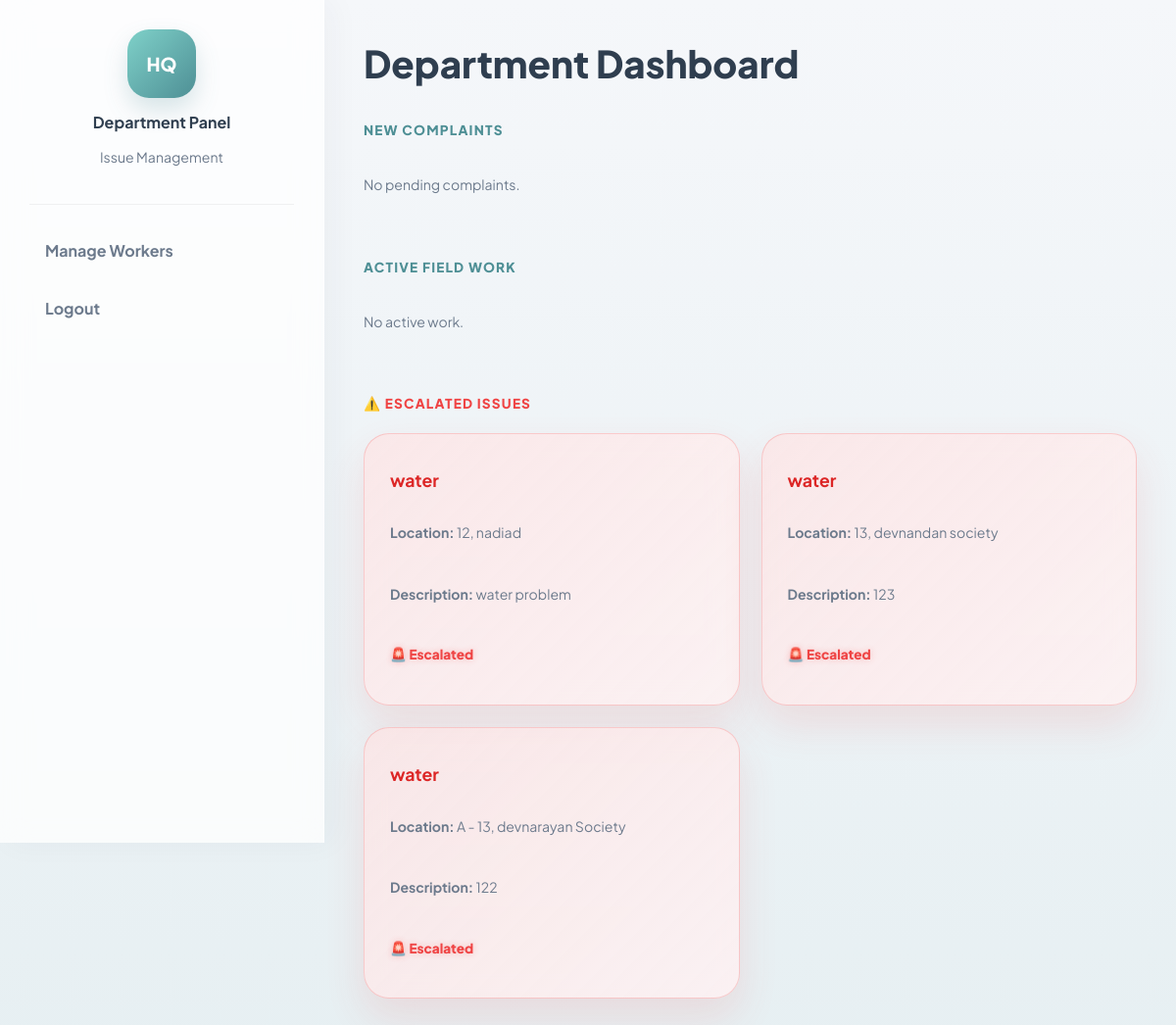
Page /department/ (signed in) on the committed database.
### reports/models.py (models this page shows, shortened)
class Issue(models.Model):
    ISSUE_TYPES = [
        ('road', 'Road Problem'),
        ('water', 'Water Supply'),
        ('electricity', 'Electricity'),
        ('garbage', 'Garbage'),
    ]
    STATUS_CHOICES = [
        ('pending', 'Pending'),
        ('in_progress', 'In Progress'),
        ('resolved', 'Resolved'),
    ]
    citizen = models.ForeignKey(User, on_delete=models.CASCADE)
    worker = models.ForeignKey(
        User,
        on_delete=models.SET_NULL,
        null=True,
        blank=True,
        related_name='assigned_worker'
    )
    description = models.TextField()
    issue_type = models.CharField(max_length=50, choices=ISSUE_TYPES)
    location = models.CharField(max_length=255)
    image = models.ImageField(upload_to='issues/', blank=True, null=True)
    status = models.CharField(max_length=20, choices=STATUS_CHOICES, default='pending')
    is_escalated = models.BooleanField(default=False)
    deadline = models.DateTimeField(null=True, blank=True)
    created_at = models.DateTimeField(auto_now_add=True)

### frontend/views.py (the view, shortened to what this page needs)
# urls.py: path('department/', views.department, name='department'),
@login_required(login_url='login')
def department(request):
    auto_escalate_issues()
    dept = request.user.userprofile.department
    pending_issues = Issue.objects.filter(
        issue_type=dept,
        status='pending',
        is_escalated=False
    )
    active_issues = Issue.objects.filter(
        issue_type=dept,
        status='in_progress',
        is_escalated=False
    )
    escalated_issues = Issue.objects.filter(
        issue_type=dept,
        is_escalated=True
    )
    workers = User.objects.filter(
        userprofile__user_type='worker',
        userprofile__department=dept
    )
    return render(request, 'frontend/department.html', {
        'pending_issues': pending_issues,
        'active_issues': active_issues,
        'escalated_issues': escalated_issues,
        'workers': workers
    })

### reports/utils.py (called while the page is built, shortened)
def auto_escalate_issues():
    issues = Issue.objects.filter(
        is_escalated=False,
        status__in=['pending', 'in_progress']
    )

### frontend/templates/frontend/department.html (shortened to what this page needs)
{% load static %}
<!DOCTYPE html>
<html lang="en">
<head>
<link rel="stylesheet" href="{% static 'css/department.css' %}">
</head>
<body>
<div class="sidebar">
    <div class="dept-profile">
        <div class="avatar">HQ</div>
        <h4>Department Panel</h4>
        <p>Issue Management</p>
    </div>
    <nav>
        <a href="{% url 'manage_workers' %}">Manage Workers</a>
        <a href="{% url 'logout' %}">Logout</a>
    </nav>
</div>
<div class="main-area">
<header>
<h1>Department Dashboard</h1>
</header>
<section>
<h3>New Complaints</h3>
<div class="allocation-grid">
{% for issue in pending_issues %}
<div class="pending-card">
<div class="media-box">
{% if issue.image %}
<img src="{{ issue.image.url }}">
{% else %}
<div>No Image</div>
{% endif %}
</div>
<h4>{{ issue.issue_type }}</h4>
<p><b>Citizen:</b> {{ issue.citizen.username }}</p>
<p><b>Location:</b> {{ issue.location }}</p>
<p><b>Description:</b> {{ issue.description }}</p>
<p class="deadline
    {% if issue.formatted_time_left == 'Expired' %}
        deadline-expired
    {% elif issue.time_left and issue.time_left.days == 0 %}
        deadline-warning
    {% endif %}
">
    ⏳ {{ issue.formatted_time_left }}
</p>
<form method="POST">
{% csrf_token %}
<input type="hidden" name="issue_id" value="{{ issue.id }}">
<label>Select Worker</label>
<select name="worker" required>
<option value="">Choose Worker</option>
{% for worker in workers %}
<option value="{{ worker.id }}">{{ worker.username }}</option>
{% endfor %}
</select>
<button type="submit">Allocate Work</button>
</form>
</div>
{% empty %}
<p>No pending complaints.</p>
{% endfor %}
</div>
</section>
<section>
<h3>Active Field Work</h3>
<div class="task-grid">
{% for issue in active_issues %}
<div class="task-item">
<div class="task-header">
<div>
<h2>{{ issue.issue_type }}</h2>
<p>{{ issue.location }}</p>
</div>
<div class="worker-assignment">
<span>Assigned to:</span>
<b>{{ issue.worker.username }}</b>
</div>
</div>
<p><strong>Problem:</strong> {{ issue.description }}</p>
<p class="deadline
    {% if issue.formatted_time_left == 'Expired' %}
        deadline-expired
    {% elif issue.time_left and issue.time_left.days == 0 %}
        deadline-warning
    {% endif %}
">
    ⏳ {{ issue.formatted_time_left }}
</p>
<div class="media-container">
<div class="media-box">
<span>CITIZEN PHOTO</span>
{% if issue.image %}
<img src="{{ issue.image.url }}">
{% else %}
<div>No Image</div>
{% endif %}
</div>
</div>
<div class="progress-bar">
<div></div>
</div>
</div>
{% empty %}
<p>No active work.</p>
{% endfor %}
</div>
</section>
<section>
<h3 class="escalated-title">⚠️ Escalated Issues</h3>
<div class="allocation-grid">
{% for issue in escalated_issues %}
<div class="pending-card escalated-card">
<h4>{{ issue.issue_type }}</h4>
<p><b>Location:</b> {{ issue.location }}</p>
<p><b>Description:</b> {{ issue.description }}</p>
<p class="deadline deadline-expired">
🚨 Escalated
</p>
</div>
{% empty %}
<p>No escalated issues.</p>
{% endfor %}
</div>
</section>
</div>
</body>
</html>

### static/css/department.css (style rules this page uses)
:root { --bg-main: #f5f7fa; --bg-surface: #ffffff; --bg-card: rgba(255,255,255,0.82); --accent-primary: #4E8F95; --accent-secondary: #7FD1C9; --accent-warm: #5FA3A6; --success: #22c55e; --danger: #ef4444; --text-dark: #2F3E4F; --text-muted: #6C7A8C; --border-color: #dde5ea; }
body { margin: 0; font-family: 'Plus Jakarta Sans', sans-serif; background: linear-gradient(180deg,#f5f7fa,#e6eff2); color: var(--text-dark); display: flex; min-height: 100vh; }
h1, h2, h3, h4 { margin: 0; }
p { color: var(--text-muted); font-size: 0.88rem; line-height: 1.6; }
.sidebar { width: 270px; background: rgba(255,255,255,0.75); backdrop-filter: blur(14px); border-right: 1px solid rgba(255,255,255,0.35); padding: 30px; height: 100vh; box-shadow: 8px 0 30px rgba(47,62,79,0.04); }
.dept-profile { text-align: center; padding-bottom: 22px; border-bottom: 1px solid rgba(0,0,0,0.05); margin-bottom: 22px; }
.avatar { width: 70px; height: 70px; background: linear-gradient( 135deg, var(--accent-secondary), var(--accent-primary) ); color: white; border-radius: 22px; margin: 0 auto 14px; display: flex; align-items: center; justify-content: center; font-weight: 800; font-size: 1.2rem; box-shadow: 0 12px 24px rgba(78,143,149,0.22); }
nav a, .notif-btn { display: flex; align-items: center; justify-content: space-between; text-decoration: none; color: var(--text-muted); padding: 14px 16px; border-radius: 16px; margin-bottom: 10px; font-weight: 700; transition: 0.25s; }
.main-area { flex: 1; padding: 40px; }
header h1 { font-weight: 800; margin-bottom: 35px; font-size: 2.4rem; color: var(--text-dark); }
section { margin-bottom: 50px; }
section h3 { font-size: 0.85rem; font-weight: 800; color: var(--accent-primary); text-transform: uppercase; letter-spacing: 1.2px; margin-bottom: 22px; }
section h3.escalated-title { color: var(--danger); }
.allocation-grid { display: grid; grid-template-columns: repeat(auto-fit,minmax(320px,1fr)); gap: 22px; }
.pending-card { background: var(--bg-card); backdrop-filter: blur(14px); border-radius: 26px; padding: 26px; border: 1px solid rgba(255,255,255,0.35); box-shadow: 0 20px 40px rgba(47,62,79,0.06), 0 5px 12px rgba(47,62,79,0.04); display: flex; flex-direction: column; gap: 12px; transition: 0.25s ease; }
.pending-card h4 { margin: 10px 0 5px; font-size: 1.1rem; color: var(--text-dark); }
.escalated-card { border: 1px solid rgba(239,68,68,0.22); background: linear-gradient( 135deg, rgba(254,226,226,0.7), rgba(255,241,242,0.8) ); box-shadow: 0 20px 40px rgba(239,68,68,0.12); }
.escalated-card h4 { color: #dc2626; }
.task-grid { display: grid; gap: 22px; }
.deadline { font-size: 0.85rem; font-weight: 700; color: var(--text-dark); }
.deadline-expired { color: var(--danger); font-weight: 800; text-shadow: 0 0 6px rgba(239,68,68,0.3); }

### rows in the picture
Issue: issue_type "water", location "12, nadiad", description "water problem"
Issue: issue_type "water", location "13, devnandan society", description "123"
Issue: issue_type "water", location "A - 13, devnarayan Society", description "122"
